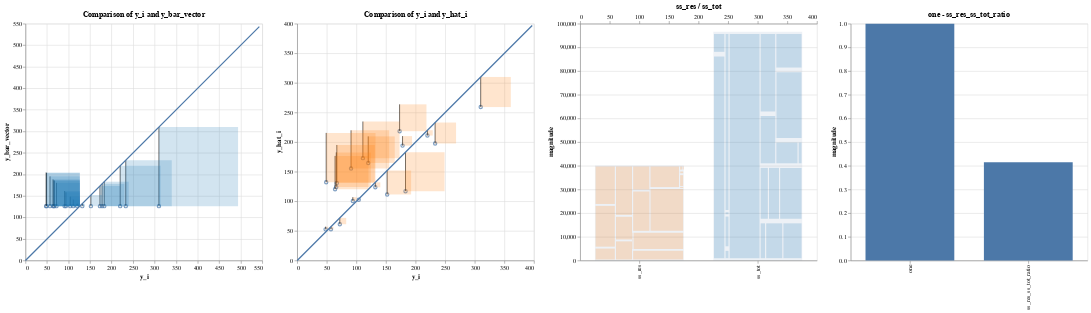

Notebook cell for this chart:
### Markdown cell above
Now that the model is trained and the libraries are loaded, the data scientist calculates some metrics.  We write out these metrics explicitly as a computation tree.  In practice, it would be possible to write a function that takes Python's abstract syntax tree generated from the scoring functions written by the data scientist.  For this use case, we assume that the AST has already been parsed and written into the DSL that specmetric expects.

### Code cell
# r2
########### BEGIN COMPUTATION GRAPH ##########
## Everything below can be extracted from the abstract syntax tree
# Changes size of container
from IPython.display import display, HTML
display(HTML("<style>.container { width:100% !important; }</style>"))
display(HTML("<style>div.output_scroll { height: 44em; display: block;}</style>"))
# display(HTML("<style>.output { flex-direction: row; }</style>"))

y_i = diabetes_y_test
ids = np.arange(len(diabetes_y_test))
y_hat_i = diabetes_y_pred
X = diabetes_X_test
y_bar_scalar = np.mean(y_i)
y_bar_vector = np.full(y_i.shape, y_bar_scalar)
y_i_minus_y_hat_i = y_i - y_hat_i
y_i_minus_y_bar = y_i - y_bar_vector
y_i_minus_y_hat_i_squared = np.square(y_i_minus_y_hat_i)
y_i_minus_y_bar_squared = np.square(y_i_minus_y_bar)
ss_res = np.sum(y_i_minus_y_hat_i_squared)
ss_tot = np.sum(y_i_minus_y_bar_squared)
one = 1
ss_res_ss_tot_ratio = ss_res / ss_tot
r2 = one - ss_res_ss_tot_ratio
data_dict = {
    'ids': ids,
    'y_i': y_i,
    'y_hat_i': y_hat_i,
    'X': X,
    'y_bar_scalar': y_bar_scalar,
    'y_bar_vector': y_bar_vector,
    'y_i_minus_y_hat_i': y_i_minus_y_hat_i,
    'y_i_minus_y_bar': y_i_minus_y_bar,
    'y_i_minus_y_hat_i_squared': y_i_minus_y_hat_i_squared,
    'y_i_minus_y_bar_squared': y_i_minus_y_bar_squared,
    'ss_res': ss_res,
    'ss_tot': ss_tot,
    'one': one,
    'ss_res_ss_tot_ratio': ss_res_ss_tot_ratio,
    'r2': r2
}

minus_scalar = ComputationNode('minus_scalar', None, 'scalar_diff', input_data=['one', 'ss_res_ss_tot_ratio'], output_data='r2')
one = ComputationNode('one', minus_scalar, 'scalar', input_data=[], output_data='one')
ratio = ComputationNode('ratio', minus_scalar, 'scalar_ratio', input_data=['ss_res', 'ss_tot'], output_data='ss_res_ss_tot_ratio')
vector_sum_ss_res = ComputationNode('ss_res', ratio, 'vector_sum',input_data=['y_i_minus_y_hat_i_squared'], output_data='ss_res')
vector_sum_ss_tot = ComputationNode('ss_tot', ratio, 'vector_sum', input_data=['y_i_minus_y_bar_squared'], output_data='ss_tot')
square_residuals = ComputationNode('square_residuals', vector_sum_ss_res, 'vector_square', input_data=['y_i_minus_y_hat_i'], output_data='y_i_minus_y_hat_i_squared')
square_variances = ComputationNode('square_variances', vector_sum_ss_tot, 'vector_square', input_data=['y_i_minus_y_bar'], output_data='y_i_minus_y_bar_squared')
vector_difference_residuals = ComputationNode('vector_difference_residuals', square_residuals, 'vector_diff', input_data=['y_i', 'y_hat_i'], output_data='y_i_minus_y_hat_i')
vector_difference_variances = ComputationNode('vector_difference_variances', square_variances, 'vector_diff', input_data=['y_i', 'y_bar_vector'], output_data='y_i_minus_y_bar')
y_i_var_node = ComputationNode('literal_yi_var', vector_difference_variances, 'vector', output_data='y_i')
broadcast = ComputationNode('broadcast_mean', vector_difference_variances, 'broadcast', input_data=['y_bar_scalar', 'y_i'], output_data='y_bar_vector')
mean_y = ComputationNode('mean_y', broadcast, 'mean', input_data=['y_i'], output_data='y_bar_scalar')
y_i_mean_node = ComputationNode('literal_yi_mean', mean_y, 'vector', output_data='y_i')
y_i_res_node = ComputationNode('literal_yi_res', vector_difference_residuals, 'vector', output_data='y_i')
y_hat_node = ComputationNode('literal_yhat', vector_difference_residuals, 'vector', output_data='y_hat_i')

parser = ComputationTreeParser(minus_scalar)
parser.parse_computation_tree()
vis_containers = parser.visualization_containers
########### END COMPUTATION GRAPH ##########

# print("vis_containers is ")
# [vc.pp() for vc in vis_containers]
r = AltairRenderer(vis_containers, data_dict)
charts = r.convert_to_charts()

# print("charts is ", charts)
# print("charts[0] is ", charts[0])
# concat_c = None
# for c in charts:
#     print("c is ", c)
#     if concat_c == None:
#         concat_c = c
#     else:
#         concat_c = concat_c | c
# concat_c.display()

charts.display()

### Figure 1 — Vega-Lite specification as saved in the notebook (floating-point values rounded to 4 significant figures)
{"config": {"view": {"continuousWidth": 400, "continuousHeight": 300}}, "hconcat": [{"layer": [{"mark": "point", "encoding": {"x": {"axis": {"title": "y_i"}, "field": "x", "scale": {"domain": [0, 543.2]}, "type": "quantitative"}, "y": {"axis": {"title": "y_bar_vector"}, "field": "y", "scale": {"domain": [0, 543.2]}, "type": "quantitative"}}, "height": 400.0, "title": "Comparison of y_i and y_bar_vector", "width": 400.0}, {"mark": "line", "encoding": {"x": {"axis": {"title": "y_i"}, "field": "x", "scale": {"domain": [0, 543.2]}, "type": "quantitative"}, "x2": {"field": "x"}, "y": {"axis": {"title": "y_bar_vector"}, "field": "y", "scale": {"domain": [0, 543.2]}, "type": "quantitative"}, "y2": {"field": "liney2"}}, "height": 400.0, "title": "Magnitudes of y_i_minus_y_bar", "width": 400.0}, {"mark": {"type": "rect", "opacity": 0.2}, "encoding": {"color": {"condition": {"value": "yellow", "selection": "selector001"}, "field": "color", "legend": null, "scale": {"scheme": "category10"}, "type": "nominal"}, "tooltip": [{"field": "id", "type": "quantitative"}], "x": {"axis": {"title": "y_i"}, "field": "x", "scale": {"domain": [0, 543.2]}, "type": "quantitative"}, "x2": {"field": "squarex2"}, "y": {"axis": {"title": "y_bar_vector"}, "field": "y", "scale": {"domain": [0, 543.2]}, "type": "quantitative"}, "y2": {"field": "squarey2"}}, "height": 400.0, "selection": {"selector001": {"type": "single", "fields": ["id"], "on": "mouseover", "empty": "none"}}, "title": "Magnitudes of y_i_minus_y_bar_squared", "width": 400.0}, {"data": {"name": "data-15c23951f16b3a566089d867aff67034"}, "mark": "line", "encoding": {"x": {"field": "x", "type": "quantitative"}, "y": {"field": "y", "type": "quantitative"}}}], "data": {"name": "data-1be760117ea3ae76caa8b5a0fbe4d9ea"}}, {"layer": [{"mark": "point", "encoding": {"x": {"axis": {"title": "y_i"}, "field": "x", "scale": {"domain": [0, 397.0]}, "type": "quantitative"}, "y": {"axis": {"title": "y_hat_i"}, "field": "y", "scale": {"domain": [0, 397.0]}, "type": "quantitative"}}, "height": 400.0, "title": "Comparison of y_i and y_hat_i", "width": 400.0}, {"mark": "line", "encoding": {"x": {"axis": {"title": "y_i"}, "field": "x", "scale": {"domain": [0, 397.0]}, "type": "quantitative"}, "x2": {"field": "x"}, "y": {"axis": {"title": "y_hat_i"}, "field": "y", "scale": {"domain": [0, 397.0]}, "type": "quantitative"}, "y2": {"field": "liney2"}}, "height": 400.0, "title": "Magnitudes of y_i_minus_y_hat_i", "width": 400.0}, {"mark": {"type": "rect", "opacity": 0.2}, "encoding": {"color": {"condition": {"value": "yellow", "selection": "selector001"}, "field": "color", "legend": null, "scale": {"scheme": "category10"}, "type": "nominal"}, "tooltip": [{"field": "id", "type": "quantitative"}], "x": {"axis": {"title": "y_i"}, "field": "x", "scale": {"domain": [0, 397.0]}, "type": "quantitative"}, "x2": {"field": "squarex2"}, "y": {"axis": {"title": "y_hat_i"}, "field": "y", "scale": {"domain": [0, 397.0]}, "type": "quantitative"}, "y2": {"field": "squarey2"}}, "height": 400.0, "selection": {"selector001": {"type": "single", "fields": ["id"], "on": "mouseover", "empty": "none"}}, "title": "Magnitudes of y_i_minus_y_hat_i_squared", "width": 400.0}, {"data": {"name": "data-e0a81cc6e9a9e11fc25e1a30be8251a5"}, "mark": "line", "encoding": {"x": {"field": "x", "type": "quantitative"}, "y": {"field": "y", "type": "quantitative"}}}], "data": {"name": "data-24bc18a75bd46364477a0f1a8406cb9d"}}, {"layer": [{"data": {"name": "data-b9d7f3e64fe074de11db329c5602a028"}, "mark": {"type": "bar", "opacity": 0.1, "size": 150}, "encoding": {"x": {"axis": {"title": ""}, "field": "scalar_names", "type": "nominal"}, "y": {"axis": {"title": "magnitude"}, "field": "scalar_values", "type": "quantitative"}}, "height": 400.0, "title": "ss_res / ss_tot", "width": 400.0}, {"data": {"name": "data-69110200ec1b881d4b036b8ecf25076c"}, "mark": {"type": "rect", "opacity": 0.2}, "encoding": {"color": {"condition": {"value": "yellow", "selection": "selector001"}, "field": "color", "legend": null, "scale": {"scheme": "category10"}, "type": "nominal"}, "tooltip": [{"field": "id", "type": "quantitative"}], "x": {"axis": {"title": ""}, "field": "__x__", "scale": {"domain": [0, 400.0]}, "type": "quantitative"}, "x2": {"field": "__x2__"}, "y": {"axis": {"title": "magnitude"}, "field": "__y__", "type": "quantitative"}, "y2": {"field": "__y2__"}}, "height": 400.0, "selection": {"selector001": {"type": "single", "fields": ["id"], "on": "mouseover", "empty": "none"}}, "title": "Comparison of sum of y_i_minus_y_hat_i_squared and y_i_minus_y_bar_squared", "width": 400.0}]}, {"data": {"name": "data-c4a6182402d9f0a218a68bc558ceea3b"}, "mark": {"type": "bar", "opacity": 1.0, "size": 150}, "encoding": {"x": {"axis": {"title": ""}, "field": "scalar_names", "type": "nominal"}, "y": {"axis": {"title": "magnitude"}, "field": "scalar_values", "type": "quantitative"}}, "height": 400.0, "title": "one - ss_res_ss_tot_ratio", "width": 400.0}], "$schema": "https://vega.github.io/schema/vega-lite/v4.17.0.json", "datasets": {"data-1be760117ea3ae76caa8b5a0fbe4d9ea": [{"linediff": 106.8, "x": 233.0, "y": 126.2, "squarediff": 106.8, "color": "y_i_minus_y_bar_squared", "id": 0, "liney2": 233.0, "squarex2": 339.8, "squarey2": 233.0}, {"linediff": -35.2, "x": 91.0, "y": 126.2, "squarediff": 35.2, "color": "y_i_minus_y_bar_squared", "id": 1, "liney2": 161.4, "squarex2": 126.2, "squarey2": 161.4}, {"linediff": -15.2, "x": 111.0, "y": 126.2, "squarediff": 15.2, "color": "y_i_minus_y_bar_squared", "id": 2, "liney2": 141.4, "squarex2": 126.2, "squarey2": 141.4}, {"linediff": 25.8, "x": 152.0, "y": 126.2, "squarediff": 25.8, "color": "y_i_minus_y_bar_squared", "id": 3, "liney2": 152.0, "squarex2": 177.8, "squarey2": 152.0}, {"linediff": -6.2, "x": 120.0, "y": 126.2, "squarediff": 6.2, "color": "y_i_minus_y_bar_squared", "id": 4, "liney2": 132.4, "squarex2": 126.2, "squarey2": 132.4}, {"linediff": -59.2, "x": 67.0, "y": 126.2, "squarediff": 59.2, "color": "y_i_minus_y_bar_squared", "id": 5, "liney2": 185.4, "squarex2": 126.2, "squarey2": 185.4}, {"linediff": 183.8, "x": 310.0, "y": 126.2, "squarediff": 183.8, "color": "y_i_minus_y_bar_squared", "id": 6, "liney2": 310.0, "squarex2": 493.8, "squarey2": 310.0}, {"linediff": -32.2, "x": 94.0, "y": 126.2, "squarediff": 32.2, "color": "y_i_minus_y_bar_squared", "id": 7, "liney2": 158.4, "squarex2": 126.2, "squarey2": 158.4}, {"linediff": 56.8, "x": 183.0, "y": 126.2, "squarediff": 56.8, "color": "y_i_minus_y_bar_squared", "id": 8, "liney2": 183.0, "squarex2": 239.8, "squarey2": 183.0}, {"linediff": -60.2, "x": 66.0, "y": 126.2, "squarediff": 60.2, "color": "y_i_minus_y_bar_squared", "id": 9, "liney2": 186.4, "squarex2": 126.2, "squarey2": 186.4}, {"linediff": 46.8, "x": 173.0, "y": 126.2, "squarediff": 46.8, "color": "y_i_minus_y_bar_squared", "id": 10, "liney2": 173.0, "squarex2": 219.8, "squarey2": 173.0}, {"linediff": -54.2, "x": 72.0, "y": 126.2, "squarediff": 54.2, "color": "y_i_minus_y_bar_squared", "id": 11, "liney2": 180.4, "squarex2": 126.2, "squarey2": 180.4}, {"linediff": -77.2, "x": 49.0, "y": 126.2, "squarediff": 77.2, "color": "y_i_minus_y_bar_squared", "id": 12, "liney2": 203.4, "squarex2": 126.2, "squarey2": 203.4}, {"linediff": -62.2, "x": 64.0, "y": 126.2, "squarediff": 62.2, "color": "y_i_minus_y_bar_squared", "id": 13, "liney2": 188.4, "squarex2": 126.2, "squarey2": 188.4}, {"linediff": -78.2, "x": 48.0, "y": 126.2, "squarediff": 78.2, "color": "y_i_minus_y_bar_squared", "id": 14, "liney2": 204.4, "squarex2": 126.2, "squarey2": 204.4}, {"linediff": 51.8, "x": 178.0, "y": 126.2, "squarediff": 51.8, "color": "y_i_minus_y_bar_squared", "id": 15, "liney2": 178.0, "squarex2": 229.8, "squarey2": 178.0}, {"linediff": -22.2, "x": 104.0, "y": 126.2, "squarediff": 22.2, "color": "y_i_minus_y_bar_squared", "id": 16, "liney2": 148.4, "squarex2": 126.2, "squarey2": 148.4}, {"linediff": 5.8, "x": 132.0, "y": 126.2, "squarediff": 5.8, "color": "y_i_minus_y_bar_squared", "id": 17, "liney2": 132.0, "squarex2": 137.8, "squarey2": 132.0}, {"linediff": 93.8, "x": 220.0, "y": 126.2, "squarediff": 93.8, "color": "y_i_minus_y_bar_squared", "id": 18, "liney2": 220.0, "squarex2": 313.8, "squarey2": 220.0}, {"linediff": -69.2, "x": 57.0, "y": 126.2, "squarediff": 69.2, "color": "y_i_minus_y_bar_squared", "id": 19, "liney2": 195.4, "squarex2": 126.2, "squarey2": 195.4}], "data-15c23951f16b3a566089d867aff67034": [{"x": 0.0, "y": 0.0}, {"x": 543.2, "y": 543.2}], "data-24bc18a75bd46364477a0f1a8406cb9d": [{"linediff": 35.38, "x": 233.0, "y": 197.6, "squarediff": 35.38, "color": "y_i_minus_y_hat_i_squared", "id": 0, "liney2": 233.0, "squarex2": 268.4, "squarey2": 233.0}, {"linediff": -64.44, "x": 91.0, "y": 155.4, "squarediff": 64.44, "color": "y_i_minus_y_hat_i_squared", "id": 1, "liney2": 219.9, "squarex2": 155.4, "squarey2": 219.9}, {"linediff": -61.89, "x": 111.0, "y": 172.9, "squarediff": 61.89, "color": "y_i_minus_y_hat_i_squared", "id": 2, "liney2": 234.8, "squarex2": 172.9, "squarey2": 234.8}, {"linediff": 40.47, "x": 152.0, "y": 111.5, "squarediff": 40.47, "color": "y_i_minus_y_hat_i_squared", "id": 3, "liney2": 152.0, "squarex2": 192.5, "squarey2": 152.0}, {"linediff": -44.79, "x": 120.0, "y": 164.8, "squarediff": 44.79, "color": "y_i_minus_y_hat_i_squared", "id": 4, "liney2": 209.6, "squarex2": 164.8, "squarey2": 209.6}, {"linediff": -64.07, "x": 67.0, "y": 131.1, "squarediff": 64.07, "color": "y_i_minus_y_hat_i_squared", "id": 5, "liney2": 195.1, "squarex2": 131.1, "squarey2": 195.1}, {"linediff": 50.88, "x": 310.0, "y": 259.1, "squarediff": 50.88, "color": "y_i_minus_y_hat_i_squared", "id": 6, "liney2": 310.0, "squarex2": 360.9, "squarey2": 310.0}, {"linediff": -6.479, "x": 94.0, "y": 100.5, "squarediff": 6.479, "color": "y_i_minus_y_hat_i_squared", "id": 7, "liney2": 107.0, "squarex2": 100.5, "squarey2": 107.0}, {"linediff": 65.94, "x": 183.0, "y": 117.1, "squarediff": 65.94, "color": "y_i_minus_y_hat_i_squared", "id": 8, "liney2": 183.0, "squarex2": 248.9, "squarey2": 183.0}, {"linediff": -58.3, "x": 66.0, "y": 124.3, "squarediff": 58.3, "color": "y_i_minus_y_hat_i_squared", "id": 9, "liney2": 182.6, "squarex2": 124.3, "squarey2": 182.6}, {"linediff": -45.37, "x": 173.0, "y": 218.4, "squarediff": 45.37, "color": "y_i_minus_y_hat_i_squared", "id": 10, "liney2": 263.7, "squarex2": 218.4, "squarey2": 263.7}, {"linediff": 10.8, "x": 72.0, "y": 61.2, "squarediff": 10.8, "color": "y_i_minus_y_hat_i_squared", "id": 11, "liney2": 72.0, "squarex2": 82.8, "squarey2": 72.0}, {"linediff": -83.25, "x": 49.0, "y": 132.2, "squarediff": 83.25, "color": "y_i_minus_y_hat_i_squared", "id": 12, "liney2": 215.5, "squarex2": 132.2, "squarey2": 215.5}, {"linediff": -56.33, "x": 64.0, "y": 120.3, "squarediff": 56.33, "color": "y_i_minus_y_hat_i_squared", "id": 13, "liney2": 176.7, "squarex2": 120.3, "squarey2": 176.7}, {"linediff": -4.545, "x": 48.0, "y": 52.55, "squarediff": 4.545, "color": "y_i_minus_y_hat_i_squared", "id": 14, "liney2": 57.09, "squarex2": 52.55, "squarey2": 57.09}, {"linediff": -16.04, "x": 178.0, "y": 194.0, "squarediff": 16.04, "color": "y_i_minus_y_hat_i_squared", "id": 15, "liney2": 210.1, "squarex2": 194.0, "squarey2": 210.1}, {"linediff": 1.424, "x": 104.0, "y": 102.6, "squarediff": 1.424, "color": "y_i_minus_y_hat_i_squared", "id": 16, "liney2": 104.0, "squarex2": 105.4, "squarey2": 104.0}, {"linediff": 8.432, "x": 132.0, "y": 123.6, "squarediff": 8.432, "color": "y_i_minus_y_hat_i_squared", "id": 17, "liney2": 132.0, "squarex2": 140.4, "squarey2": 132.0}, {"linediff": 8.965, "x": 220.0, "y": 211.0, "squarediff": 8.965, "color": "y_i_minus_y_hat_i_squared", "id": 18, "liney2": 220.0, "squarex2": 229.0, "squarey2": 220.0}, {"linediff": 4.398, "x": 57.0, "y": 52.6, "squarediff": 4.398, "color": "y_i_minus_y_hat_i_squared", "id": 19, "liney2": 57.0, "squarex2": 61.4, "squarey2": 57.0}], "data-e0a81cc6e9a9e11fc25e1a30be8251a5": [{"x": 0.0, "y": 0.0}, {"x": 397.0, "y": 397.0}], "data-b9d7f3e64fe074de11db329c5602a028": [{"scalar_values": 40090.0, "scalar_names": "ss_res"}, {"scalar_values": 96620.0, "scalar_names": "ss_tot"}], "data-69110200ec1b881d4b036b8ecf25076c": [{"__x__": 26.0, "__x2__": 58.55, "__y__": 400.9, "__y2__": 5034.0, "color": "y_i_minus_y_hat_i_squared", "part of": "ss_res", "id": 0}, {"__x__": 26.0, "__x2__": 58.55, "__y__": 5835.0, "__y2__": 23060.0, "color": "y_i_minus_y_hat_i_squared", "part of": "ss_res", "id": 1}, {"__x__": 26.0, "__x2__": 58.55, "__y__": 23860.0, "__y2__": 39690.0, "color": "y_i_minus_y_hat_i_squared", "part of": "ss_res", "id": 2}, {"__x__": 60.55, "__x2__": 87.54, "__y__": 400.9, "__y2__": 8072.0, "color": "y_i_minus_y_hat_i_squared", "part of": "ss_res", "id": 3}, {"__x__": 60.55, "__x2__": 87.54, "__y__": 8873.0, "__y2__": 18450.0, "color": "y_i_minus_y_hat_i_squared", "part of": "ss_res", "id": 4}, {"__x__": 60.55, "__x2__": 87.54, "__y__": 19250.0, "__y2__": 39690.0, "color": "y_i_minus_y_hat_i_squared", "part of": "ss_res", "id": 5}, {"__x__": 89.54, "__x2__": 174.0, "__y__": 400.9, "__y2__": 4090.0, "color": "y_i_minus_y_hat_i_squared", "part of": "ss_res", "id": 6}, {"__x__": 88.54, "__x2__": 89.37, "__y__": 4892.0, "__y2__": 11710.0, "color": "y_i_minus_y_hat_i_squared", "part of": "ss_res", "id": 7}, {"__x__": 90.37, "__x2__": 174.0, "__y__": 4892.0, "__y2__": 11710.0, "color": "y_i_minus_y_hat_i_squared", "part of": "ss_res", "id": 8}, {"__x__": 89.54, "__x2__": 116.8, "__y__": 12510.0, "__y2__": 29140.0, "color": "y_i_minus_y_hat_i_squared", "part of": "ss_res", "id": 9}, {"__x__": 89.54, "__x2__": 116.8, "__y__": 29940.0, "__y2__": 39690.0, "color": "y_i_minus_y_hat_i_squared", "part of": "ss_res", "id": 10}, {"__x__": 117.8, "__x2__": 118.7, "__y__": 12510.0, "__y2__": 30190.0, "color": "y_i_minus_y_hat_i_squared", "part of": "ss_res", "id": 11}, {"__x__": 119.7, "__x2__": 174.0, "__y__": 12510.0, "__y2__": 30190.0, "color": "y_i_minus_y_hat_i_squared", "part of": "ss_res", "id": 12}, {"__x__": 118.8, "__x2__": 166.9, "__y__": 30990.0, "__y2__": 39690.0, "color": "y_i_minus_y_hat_i_squared", "part of": "ss_res", "id": 13}, {"__x__": 168.9, "__x2__": 174.0, "__y__": 30590.0, "__y2__": 31020.0, "color": "y_i_minus_y_hat_i_squared", "part of": "ss_res", "id": 14}, {"__x__": 168.9, "__x2__": 174.0, "__y__": 31420.0, "__y2__": 36040.0, "color": "y_i_minus_y_hat_i_squared", "part of": "ss_res", "id": 15}, {"__x__": 167.9, "__x2__": 168.1, "__y__": 36850.0, "__y2__": 37590.0, "color": "y_i_minus_y_hat_i_squared", "part of": "ss_res", "id": 16}, {"__x__": 169.1, "__x2__": 174.0, "__y__": 36850.0, "__y2__": 37590.0, "color": "y_i_minus_y_hat_i_squared", "part of": "ss_res", "id": 17}, {"__x__": 168.9, "__x2__": 172.6, "__y__": 38390.0, "__y2__": 39690.0, "color": "y_i_minus_y_hat_i_squared", "part of": "ss_res", "id": 18}, {"__x__": 173.6, "__x2__": 175.0, "__y__": 38390.0, "__y2__": 39690.0, "color": "y_i_minus_y_hat_i_squared", "part of": "ss_res", "id": 19}, {"__x__": 226.0, "__x2__": 243.6, "__y__": 966.2, "__y2__": 86190.0, "color": "y_i_minus_y_bar_squared", "part of": "ss_tot", "id": 0}, {"__x__": 226.0, "__x2__": 243.6, "__y__": 88120.0, "__y2__": 95660.0, "color": "y_i_minus_y_bar_squared", "part of": "ss_tot", "id": 1}, {"__x__": 245.6, "__x2__": 250.5, "__y__": 966.2, "__y2__": 4062.0, "color": "y_i_minus_y_bar_squared", "part of": "ss_tot", "id": 2}, {"__x__": 245.6, "__x2__": 250.5, "__y__": 5994.0, "__y2__": 18550.0, "color": "y_i_minus_y_bar_squared", "part of": "ss_tot", "id": 3}, {"__x__": 245.6, "__x2__": 250.5, "__y__": 19510.0, "__y2__": 20350.0, "color": "y_i_minus_y_bar_squared", "part of": "ss_tot", "id": 4}, {"__x__": 245.6, "__x2__": 250.5, "__y__": 21320.0, "__y2__": 95660.0, "color": "y_i_minus_y_bar_squared", "part of": "ss_tot", "id": 5}, {"__x__": 252.5, "__x2__": 303.0, "__y__": 966.2, "__y2__": 95660.0, "color": "y_i_minus_y_bar_squared", "part of": "ss_tot", "id": 6}, {"__x__": 305.0, "__x2__": 312.3, "__y__": 966.2, "__y2__": 15690.0, "color": "y_i_minus_y_bar_squared", "part of": "ss_tot", "id": 7}, {"__x__": 314.3, "__x2__": 341.4, "__y__": 966.2, "__y2__": 15690.0, "color": "y_i_minus_y_bar_squared", "part of": "ss_tot", "id": 8}, {"__x__": 343.4, "__x2__": 374.0, "__y__": 966.2, "__y2__": 15690.0, "color": "y_i_minus_y_bar_squared", "part of": "ss_tot", "id": 9}, {"__x__": 305.0, "__x2__": 317.0, "__y__": 17620.0, "__y2__": 39100.0, "color": "y_i_minus_y_bar_squared", "part of": "ss_tot", "id": 10}, {"__x__": 319.0, "__x2__": 335.8, "__y__": 17620.0, "__y2__": 39100.0, "color": "y_i_minus_y_bar_squared", "part of": "ss_tot", "id": 11}, {"__x__": 337.8, "__x2__": 374.0, "__y__": 17620.0, "__y2__": 39100.0, "color": "y_i_minus_y_bar_squared", "part of": "ss_tot", "id": 12}, {"__x__": 305.0, "__x2__": 329.4, "__y__": 41040.0, "__y2__": 61020.0, "color": "y_i_minus_y_bar_squared", "part of": "ss_tot", "id": 13}, {"__x__": 305.0, "__x2__": 329.4, "__y__": 62950.0, "__y2__": 95660.0, "color": "y_i_minus_y_bar_squared", "part of": "ss_tot", "id": 14}, {"__x__": 331.4, "__x2__": 367.1, "__y__": 41040.0, "__y2__": 49800.0, "color": "y_i_minus_y_bar_squared", "part of": "ss_tot", "id": 15}, {"__x__": 369.1, "__x2__": 374.0, "__y__": 41040.0, "__y2__": 49800.0, "color": "y_i_minus_y_bar_squared", "part of": "ss_tot", "id": 16}, {"__x__": 330.4, "__x2__": 330.6, "__y__": 51730.0, "__y2__": 79530.0, "color": "y_i_minus_y_bar_squared", "part of": "ss_tot", "id": 17}, {"__x__": 331.6, "__x2__": 374.0, "__y__": 51730.0, "__y2__": 79530.0, "color": "y_i_minus_y_bar_squared", "part of": "ss_tot", "id": 18}, {"__x__": 331.4, "__x2__": 374.0, "__y__": 81470.0, "__y2__": 95660.0, "color": "y_i_minus_y_bar_squared", "part of": "ss_tot", "id": 19}], "data-c4a6182402d9f0a218a68bc558ceea3b": [{"scalar_values": 1.0, "scalar_names": "one"}, {"scalar_values": 0.4149, "scalar_names": "ss_res_ss_tot_ratio"}]}}
